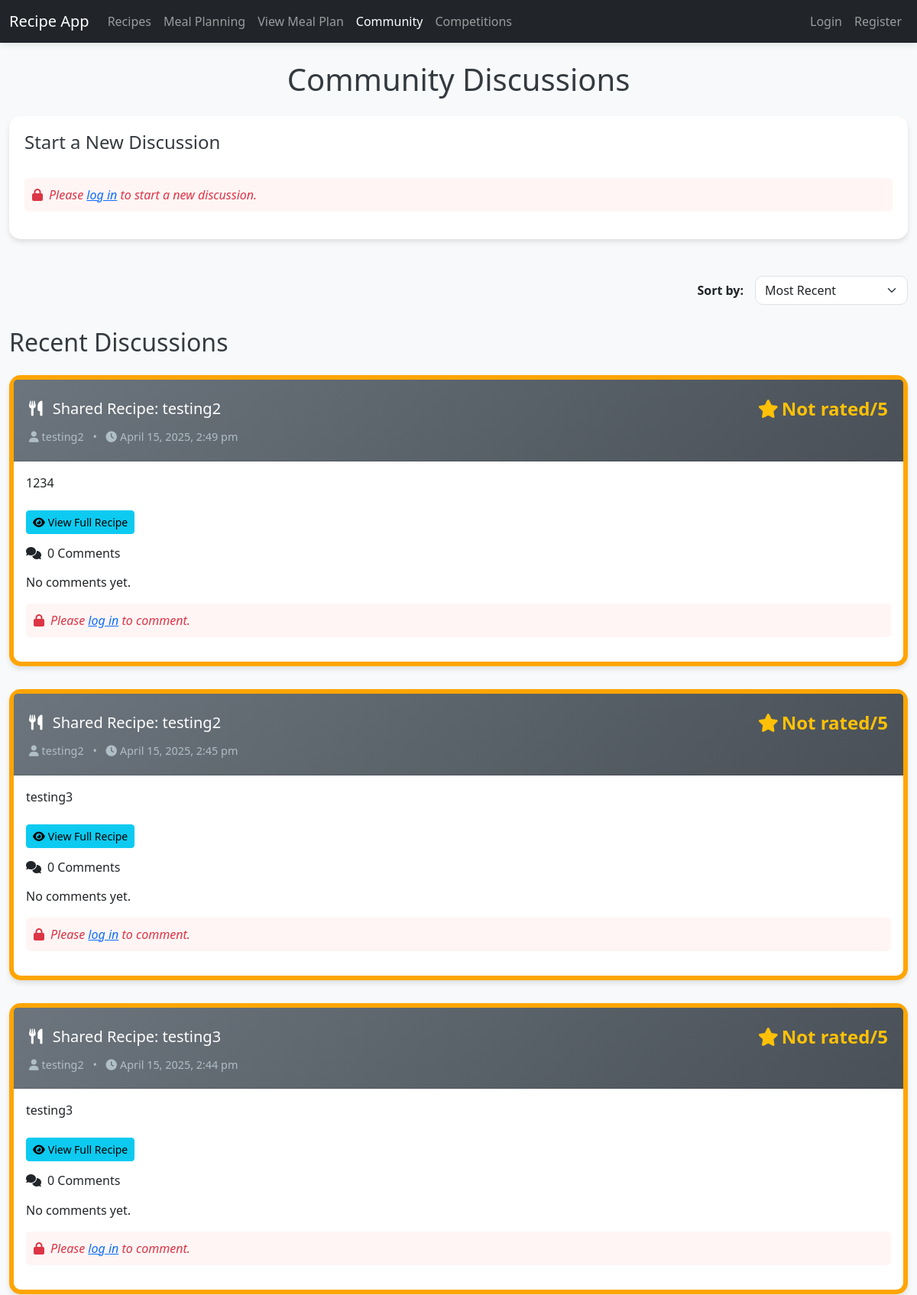
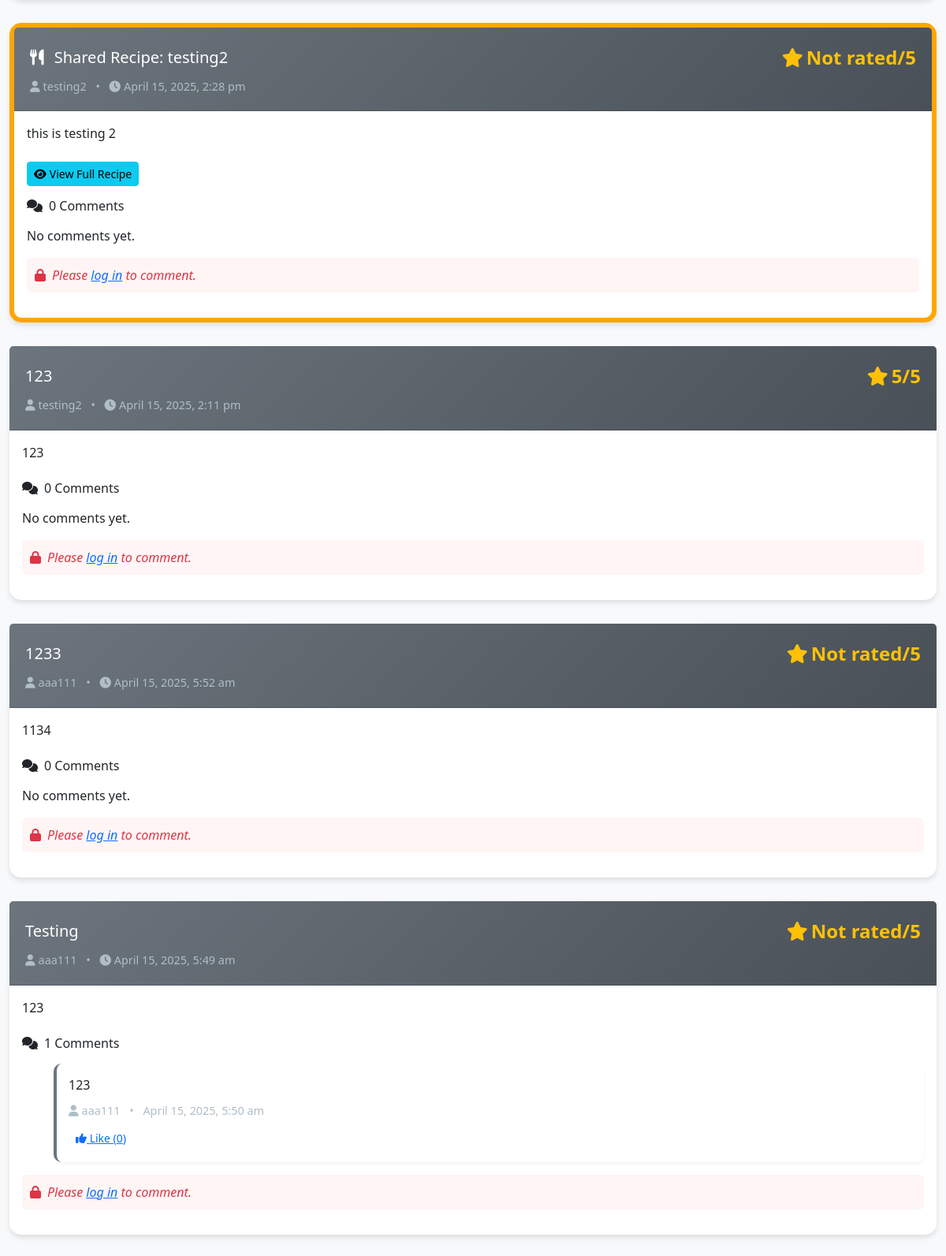
The page /community.php (upper part) on the database its author committed (2 pictures, top to bottom).
### tables this page shows
CREATE TABLE `discussions` (
  `id` int(11) NOT NULL,
  `user_id` int(11) NOT NULL,
  `title` varchar(255) NOT NULL,
  `content` text NOT NULL,
  `created_at` timestamp NOT NULL DEFAULT current_timestamp(),
  `updated_at` timestamp NOT NULL DEFAULT current_timestamp() ON UPDATE current_timestamp(),
  `recipe_id` int(11) DEFAULT NULL
);

CREATE TABLE `users` (
  `id` int(11) NOT NULL,
  `username` varchar(50) NOT NULL,
  `password` varchar(255) NOT NULL,
  `email` varchar(100) NOT NULL,
  `created_at` timestamp NOT NULL DEFAULT current_timestamp(),
  `updated_at` timestamp NOT NULL DEFAULT current_timestamp() ON UPDATE current_timestamp(),
  `role` enum('user','admin') DEFAULT 'user'
);

CREATE TABLE `comments` (
  `id` int(11) NOT NULL,
  `discussion_id` int(11) NOT NULL,
  `user_id` int(11) NOT NULL,
  `content` text NOT NULL,
  `created_at` timestamp NOT NULL DEFAULT current_timestamp(),
  `updated_at` timestamp NOT NULL DEFAULT current_timestamp() ON UPDATE current_timestamp()
);

### community.php (the view, shortened to what this page needs)
<?php
$conn = mysqli_connect("localhost", "root", "", "culinary_db");
function isLoggedIn()
{
    return isset($_SESSION['user_id']);
}
$sort = isset($_GET['sort']) ? $_GET['sort'] : 'recent';
$order_by = ($sort === 'rating') ? 'avg_rating DESC' : 'd.created_at DESC';
?>
<!DOCTYPE html>
<html lang="en">
<head>
    <link href="https://cdn.jsdelivr.net/npm/bootstrap@5.3.0-alpha1/dist/css/bootstrap.min.css" rel="stylesheet">
    <link rel="stylesheet" href="https://cdnjs.cloudflare.com/ajax/libs/font-awesome/6.0.0/css/all.min.css">
    <link rel="stylesheet" href="community.css">
</head>
<body>
    <nav class="navbar navbar-expand-lg navbar-dark bg-dark">
        <div class="container">
            <a class="navbar-brand" href="index.php">Recipe App</a>
            <div class="collapse navbar-collapse" id="navbarNav">
                <ul class="navbar-nav">
                    <li class="nav-item">
                        <a class="nav-link" href="recipes.php">Recipes</a>
                    </li>
                    <li class="nav-item">
                        <a class="nav-link" href="meal_planning.php">Meal Planning</a>
                    </li>
                    <li class="nav-item">
                            <a class="nav-link" href="view_meal_plans.php">View Meal Plan</a>
                        </li>
                    <li class="nav-item">
                        <a class="nav-link active" href="community.php">Community</a>
                    </li>
                    <li class="nav-item">
                        <a class="nav-link" href="competitions.php">Competitions</a>
                    </li>
                </ul>
                <ul class="navbar-nav ms-auto">
                    <?php if (isLoggedIn()): ?>
                        <li class="nav-item">
                            <span class="nav-link">Welcome, <?php echo getCurrentUsername(); ?></span>
                        </li>
                        <li class="nav-item">
                            <a class="nav-link" href="logout.php">Logout</a>
                        </li>
                    <?php else: ?>
                        <li class="nav-item">
                            <a class="nav-link" href="login.php">Login</a>
                        </li>
                        <li class="nav-item">
                            <a class="nav-link" href="register.php">Register</a>
                        </li>
                    <?php endif; ?>
                </ul>
            </div>
        </div>
    </nav>
    <div class="container mt-4">
        <h1 class="mb-4 text-center" style="color: #343a40;">Community Discussions</h1>
        <div class="create-discussion mb-5">
            <div class="d-flex justify-content-between align-items-center mb-4">
                <h4 style="color: #343a40;">Start a New Discussion</h4>
            </div>
            <?php if (isLoggedIn()): ?>
                <form id="create-discussion-form">
                    <input type="hidden" name="action" value="create_discussion">
                    <div class="mb-3">
                        <input type="text" class="form-control" id="title" name="title" placeholder="Discussion Title"
                            required>
                    </div>
                    <div class="mb-3">
                        <textarea class="form-control" id="content" name="content" rows="4"
                            placeholder="Share your thoughts..." required></textarea>
                    </div>
                    <button type="submit" class="btn btn-primary">
                        <i class="fas fa-paper-plane me-2"></i>Create Discussion
                    </button>
                </form>
            <?php else: ?>
                <p class="login-required"><i class="fas fa-lock me-2"></i>Please <a href="login.php">log in</a> to start a
                    new discussion.</p>
            <?php endif; ?>
        </div>
        <div class="filter-container">
            <label for="sort-filter" class="fw-bold">Sort by:</label>
            <select id="sort-filter" class="form-select filter-select" onchange="applyFilter(this.value)">
                <option value="recent" <?php echo $sort === 'recent' ? 'selected' : ''; ?>>Most Recent</option>
            </select>
        </div>
        <h2 class="mb-4" style="color: #343a40;">Recent Discussions</h2>
        <div id="discussions-list">
            <?php
            $sql = "SELECT d.*, u.username,
                    (SELECT AVG(rating) FROM ratings WHERE discussion_id = d.id) as avg_rating,
                    (SELECT COUNT(*) FROM comments WHERE discussion_id = d.id) as comment_count
                    FROM discussions d
                    JOIN users u ON d.user_id = u.id
                    ORDER BY $order_by";
            $result = $conn->query($sql);
            if ($result->num_rows > 0) {
                while ($row = $result->fetch_assoc()) {
                    $discussion_id = $row['id'];
                    $avg_rating = $row['avg_rating'] ? round($row['avg_rating'], 1) : "Not rated";
                    $is_recipe = !empty($row['recipe_id']);
                    ?>
                    <div class="card discussion-card <?php echo $is_recipe ? 'recipe-card' : ''; ?>"
                        id="discussion-<?php echo $discussion_id; ?>">
                        <div class="card-header">
                            <div class="d-flex justify-content-between align-items-center flex-wrap">
                                <h5 class="mb-0">
                                    <?php if ($is_recipe): ?>
                                        <i class="fas fa-utensils me-2"></i>
                                        <span class="discussion-title"><?php echo $row['title']; ?></span>
                                    <?php else: ?>
                                        <span class="discussion-title"><?php echo $row['title']; ?></span>
                                    <?php endif; ?>
                                </h5>
                                <div class="rating">
                                    <i class="fas fa-star me-1"></i><span class="avg-rating"><?php echo $avg_rating; ?></span>/5
                                </div>
                            </div>
                            <div class="discussion-meta mt-2">
                                <i class="fas fa-user me-1"></i><?php echo $row['username']; ?>
                                <span class="mx-2">•</span>
                                <i
                                    class="fas fa-clock me-1"></i><?php echo date('F j, Y, g:i a', strtotime($row['created_at'])); ?>
                            </div>
                        </div>
                        <div class="card-body">
                            <p class="mb-4 discussion-content"><?php echo $row['content']; ?></p>
                            <?php if ($is_recipe): ?>
                                <a href="recipe_view.php?id=<?php echo $row['recipe_id']; ?>" class="btn btn-sm btn-info mb-3">
                                    <i class="fas fa-eye me-1"></i>View Full Recipe
                                </a>
                            <?php endif; ?>
                            <h6 class="mb-3"><i class="fas fa-comments me-2"></i><span
                                    class="comment-count"><?php echo $row['comment_count']; ?></span> Comments</h6>
                            <div class="comments-list">
                                <?php
                                $commentSql = "SELECT c.*, u.username
                                       FROM comments c
                                       JOIN users u ON c.user_id = u.id
                                       WHERE c.discussion_id = ?
                                       ORDER BY c.created_at ASC";
                                $commentStmt = $conn->prepare($commentSql);
                                $commentStmt->bind_param("i", $discussion_id);
                                $commentStmt->execute();
                                $commentResult = $commentStmt->get_result();
                                if ($commentResult->num_rows > 0) {
                                    while ($comment = $commentResult->fetch_assoc()) {
                                        $reactionCountSql = "SELECT COUNT(*) AS reaction_count FROM comment_reactions WHERE comment_id = ?";
                                        $reactionCountStmt = $conn->prepare($reactionCountSql);
                                        $reactionCountStmt->bind_param("i", $comment['id']);
                                        $reactionCountStmt->execute();
                                        $reactionCountResult = $reactionCountStmt->get_result();
                                        $reactionCount = $reactionCountResult->fetch_assoc()['reaction_count'];
                                        ?>
                                        <div class="comment" id="comment-<?php echo $comment['id']; ?>">
                                            <p class="mb-2 comment-content"><?php echo $comment['content']; ?></p>
                                            <small class="discussion-meta">
                                                <i class="fas fa-user me-1"></i><?php echo $comment['username']; ?>
                                                <span class="mx-2">•</span>
                                                <?php echo date('F j, Y, g:i a', strtotime($comment['created_at'])); ?>
                                            </small>
                                            <div class="d-flex justify-content-between align-items-center mt-2">
                                                <div class="reaction">
                                                    <form class="d-inline"
                                                        onsubmit="return reactToComment(event, <?php echo $comment['id']; ?>)">
                                                        <button type="submit" name="react_comment"
                                                            class="btn btn-sm btn-link text-primary">
                                                            <i class="fas fa-thumbs-up"></i> Like (<span
                                                                id="reaction-count-<?php echo $comment['id']; ?>"><?php echo $reactionCount; ?></span>)
                                                        </button>
                                                    </form>
                                                </div>
                                            </div>
                                        </div>
                                        <?php
                                    }
                                } else {
                                    echo "<p class='no-comments'>No comments yet.</p>";
                                }
                                ?>
                            </div>
                            <?php if (isLoggedIn()): ?>
                                <form class="add-comment-form mt-4">
                                    <input type="hidden" name="action" value="add_comment">
                                    <input type="hidden" name="discussion_id" value="<?php echo $discussion_id; ?>">
                                    <div class="input-group">
                                        <textarea class="form-control" name="comment" rows="2" placeholder="Add your comment..."
                                            required></textarea>
                                        <button type="submit" class="btn btn-primary">
                                            <i class="fas fa-comment-dots"></i>
                                        </button>
                                    </div>
                                </form>
                            <?php else: ?>
                                <p class="login-required mt-3"><i class="fas fa-lock me-2"></i>Please <a href="login.php">log in</a>
                                    to comment.</p>
                            <?php endif; ?>
                        </div>
                    </div>
                    <?php
                }
            } else {
                echo "<p>No discussions yet. Be the first to start a discussion!</p>";
            }
            ?>
        </div>
    </div>
</body>
</html>

### community.css (style rules this page uses)
body { background-color: #f8f9fa; font-family: 'Segoe UI', Tahoma, Geneva, Verdana, sans-serif; }
.navbar { box-shadow: 0 2px 10px rgba(0, 0, 0, 0.1); }
.discussion-card { border: none; border-radius: 15px; box-shadow: 0 4px 6px rgba(0, 0, 0, 0.1); margin-bottom: 30px; transition: transform 0.2s; }
.card-header { background: linear-gradient(135deg, #6c757d, #495057); color: white; border-radius: 15px 15px 0 0; padding: 20px; }
.comment { background-color: #fff; margin-left: 40px; padding: 15px; border-radius: 10px; border-left: 4px solid #6c757d; margin-top: 15px; box-shadow: 0 2px 4px rgba(0, 0, 0, 0.05); }
.comment .d-flex { display: flex; justify-content: space-between; align-items: center; }
.rating { color: #ffc107; font-size: 24px; font-weight: bold; }
.create-discussion { background: #fff; border-radius: 15px; box-shadow: 0 4px 6px rgba(0, 0, 0, 0.1); padding: 20px; }
.login-required { font-style: italic; color: #dc3545; background: #fff5f5; padding: 10px; border-radius: 5px; }
.discussion-meta { color: #b0bec5; font-size: 0.9rem; }
.container { max-width: 1200px; }
.filter-container { margin-bottom: 30px; display: flex; justify-content: flex-end; align-items: center; gap: 15px; }
.filter-select { max-width: 200px; border-radius: 10px; }
.recipe-card { border: 6px solid orange; }
.recipe-card .fa-utensils { color: white; }

### rows shown on the page
discussions: title "Shared Recipe: testing2", avg_rating "Not rated", user.username "testing2", created_at "April 15, 2025, 2:49 pm", content "1234", comment_count "0", shows "No comments yet."
discussions: title "Shared Recipe: testing2", avg_rating "Not rated", user.username "testing2", created_at "April 15, 2025, 2:45 pm", content "testing3", comment_count "0", shows "No comments yet."
discussions: title "Shared Recipe: testing3", avg_rating "Not rated", user.username "testing2", created_at "April 15, 2025, 2:44 pm", content "testing3", comment_count "0", shows "No comments yet."
discussions: title "Shared Recipe: testing2", avg_rating "Not rated", user.username "testing2", created_at "April 15, 2025, 2:28 pm", content "this is testing 2", comment_count "0", shows "No comments yet."
discussions: title "123", avg_rating "5", user.username "testing2", created_at "April 15, 2025, 2:11 pm", content "123", comment_count "0", shows "No comments yet."
discussions: title "1233", avg_rating "Not rated", user.username "aaa111", created_at "April 15, 2025, 5:52 am", content "1134", comment_count "0", shows "No comments yet."
discussions: title "Testing", avg_rating "Not rated", user.username "aaa111", created_at "April 15, 2025, 5:49 am", content "123", comment_count "1"
comments: content "123", user.username "aaa111", created_at "April 15, 2025, 5:50 am", reactionCount "0"
